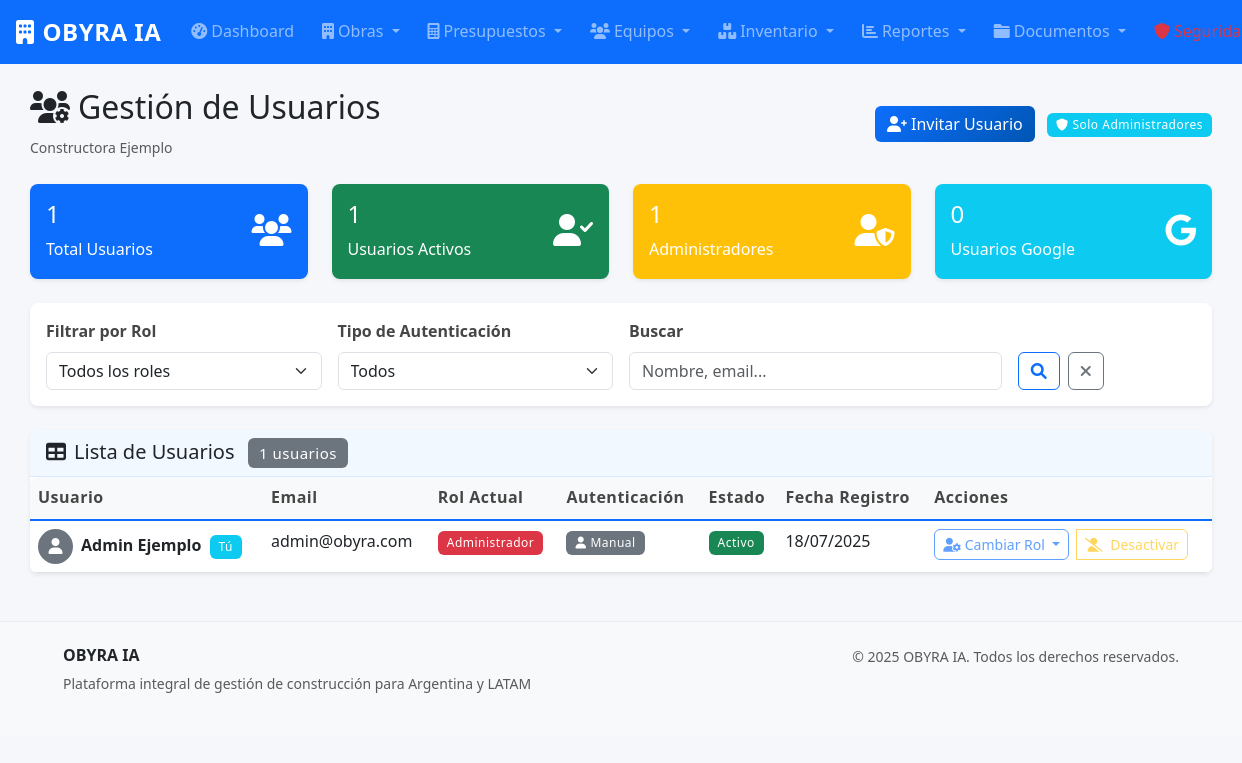
/auth/usuarios (signed in), run on the app's committed database.
### models.py (models this page shows, shortened)
class Organizacion(db.Model):
    __tablename__ = 'organizaciones'
    id = db.Column(db.Integer, primary_key=True)
    nombre = db.Column(db.String(200), nullable=False)
    fecha_creacion = db.Column(db.DateTime, default=datetime.utcnow)
    token_invitacion = db.Column(db.String(36), unique=True, nullable=False, default=lambda: str(uuid.uuid4()))
    activa = db.Column(db.Boolean, default=True)
    usuarios = db.relationship('Usuario', back_populates='organizacion', lazy='dynamic')
    obras = db.relationship('Obra', back_populates='organizacion', lazy='dynamic')
    inventario = db.relationship('ItemInventario', back_populates='organizacion', lazy='dynamic')
    presupuestos = db.relationship('Presupuesto', lazy='dynamic')

class Usuario(UserMixin, db.Model):
    __tablename__ = 'usuarios'
    id = db.Column(db.Integer, primary_key=True)
    nombre = db.Column(db.String(100), nullable=False)
    apellido = db.Column(db.String(100), nullable=False)
    email = db.Column(db.String(120), unique=True, nullable=False)
    telefono = db.Column(db.String(20))
    password_hash = db.Column(db.String(256), nullable=True)  # Nullable para usuarios de Google
    rol = db.Column(db.String(20), nullable=False, default='operario')  # administrador, tecnico, operario
    activo = db.Column(db.Boolean, default=True)
    auth_provider = db.Column(db.String(20), nullable=False, default='manual')  # manual, google
    google_id = db.Column(db.String(100), nullable=True)  # ID de Google para usuarios OAuth
    profile_picture = db.Column(db.String(500), nullable=True)  # URL de imagen de perfil de Google
    created_at = db.Column(db.DateTime, default=datetime.utcnow)
    fecha_creacion = db.Column(db.DateTime, default=datetime.utcnow)
    organizacion_id = db.Column(db.Integer, db.ForeignKey('organizaciones.id'), nullable=False)
    organizacion = db.relationship('Organizacion', back_populates='usuarios')
    obras_asignadas = db.relationship('AsignacionObra', back_populates='usuario', lazy='dynamic')
    registros_tiempo = db.relationship('RegistroTiempo', back_populates='usuario', lazy='dynamic')
    @property
    def nombre_completo(self):
        return f"{self.nombre} {self.apellido}"
    def puede_acceder_modulo(self, modulo):
        permisos = {
            'administrador': ['obras', 'presupuestos', 'equipos', 'inventario', 'reportes', 'asistente', 'cotizacion', 'documentos', 'seguridad'],
            'tecnico': ['obras', 'presupuestos', 'inventario', 'reportes', 'asistente', 'cotizacion', 'documentos', 'seguridad'],
            'operario': ['obras', 'inventario', 'asistente', 'documentos']
        }
        return modulo in permisos.get(self.rol, [])

### auth.py (the view, shortened to what this page needs)
@auth_bp.route('/usuarios')
@login_required
def usuarios_admin():
    if current_user.rol != 'administrador':
        flash('No tienes permisos para acceder a la gestión de usuarios.', 'danger')
        return redirect(url_for('asistente.dashboard'))
    rol_filtro = request.args.get('rol', '')
    auth_provider_filtro = request.args.get('auth_provider', '')
    buscar = request.args.get('buscar', '')
    query = Usuario.query.filter_by(organizacion_id=current_user.organizacion_id)
    if rol_filtro:
        query = query.filter(Usuario.rol == rol_filtro)
    if auth_provider_filtro:
        query = query.filter(Usuario.auth_provider == auth_provider_filtro)
    usuarios = query.order_by(Usuario.apellido, Usuario.nombre).all()
    total_usuarios = Usuario.query.filter_by(organizacion_id=current_user.organizacion_id).count()
    usuarios_activos = Usuario.query.filter_by(organizacion_id=current_user.organizacion_id, activo=True).count()
    admins_count = Usuario.query.filter_by(organizacion_id=current_user.organizacion_id, rol='administrador').count()
    usuarios_google = Usuario.query.filter_by(organizacion_id=current_user.organizacion_id, auth_provider='google').count()
    return render_template('auth/usuarios_admin.html',
                         usuarios=usuarios,
                         total_usuarios=total_usuarios,
                         usuarios_activos=usuarios_activos,
                         admins_count=admins_count,
                         usuarios_google=usuarios_google,
                         rol_filtro=rol_filtro,
                         auth_provider_filtro=auth_provider_filtro,
                         buscar=buscar)

### app.py (called while the page is built)
@login_manager.user_loader
def load_user(user_id):
    from models import Usuario
    return Usuario.query.get(int(user_id))

### templates/auth/usuarios_admin.html (shortened to what this page needs)
{% extends "base.html" %}
{% block content %}
<div class="container-fluid mt-4">
    <div class="row">
        <div class="col-12">
            <div class="d-flex justify-content-between align-items-center mb-4">
                <div>
                    <h2><i class="fas fa-users-cog me-2"></i>Gestión de Usuarios</h2>
                    <small class="text-muted">{{ current_user.organizacion.nombre }}</small>
                </div>
                <div>
                    <a href="{{ url_for('auth.invitar_usuario') }}" class="btn btn-primary me-2">
                        <i class="fas fa-user-plus me-1"></i>Invitar Usuario
                    </a>
                    <div class="badge bg-info">
                        <i class="fas fa-shield-alt me-1"></i>Solo Administradores
                    </div>
                </div>
            </div>
        </div>
    </div>
    <div class="row mb-4">
        <div class="col-md-3">
            <div class="card bg-primary text-white">
                <div class="card-body">
                    <div class="d-flex justify-content-between">
                        <div>
                            <h4>{{ total_usuarios }}</h4>
                            <p class="mb-0">Total Usuarios</p>
                        </div>
                        <div class="align-self-center">
                            <i class="fas fa-users fa-2x"></i>
                        </div>
                    </div>
                </div>
            </div>
        </div>
        <div class="col-md-3">
            <div class="card bg-success text-white">
                <div class="card-body">
                    <div class="d-flex justify-content-between">
                        <div>
                            <h4>{{ usuarios_activos }}</h4>
                            <p class="mb-0">Usuarios Activos</p>
                        </div>
                        <div class="align-self-center">
                            <i class="fas fa-user-check fa-2x"></i>
                        </div>
                    </div>
                </div>
            </div>
        </div>
        <div class="col-md-3">
            <div class="card bg-warning text-white">
                <div class="card-body">
                    <div class="d-flex justify-content-between">
                        <div>
                            <h4>{{ admins_count }}</h4>
                            <p class="mb-0">Administradores</p>
                        </div>
                        <div class="align-self-center">
                            <i class="fas fa-user-shield fa-2x"></i>
                        </div>
                    </div>
                </div>
            </div>
        </div>
        <div class="col-md-3">
            <div class="card bg-info text-white">
                <div class="card-body">
                    <div class="d-flex justify-content-between">
                        <div>
                            <h4>{{ usuarios_google }}</h4>
                            <p class="mb-0">Usuarios Google</p>
                        </div>
                        <div class="align-self-center">
                            <i class="fab fa-google fa-2x"></i>
                        </div>
                    </div>
                </div>
            </div>
        </div>
    </div>
    <div class="card mb-4">
        <div class="card-body">
            <form method="GET" class="row g-3">
                <div class="col-md-3">
                    <label for="rol" class="form-label">Filtrar por Rol</label>
                    <select class="form-select" id="rol" name="rol">
                        <option value="">Todos los roles</option>
                    </select>
                </div>
                <div class="col-md-3">
                    <label for="auth_provider" class="form-label">Tipo de Autenticación</label>
                    <select class="form-select" id="auth_provider" name="auth_provider">
                        <option value="">Todos</option>
                    </select>
                </div>
                <div class="col-md-4">
                    <label for="buscar" class="form-label">Buscar</label>
                    <input type="text" class="form-control" id="buscar" name="buscar"
                           value="{{ buscar }}" placeholder="Nombre, email...">
                </div>
                <div class="col-md-2 d-flex align-items-end">
                    <button type="submit" class="btn btn-outline-primary me-2">
                        <i class="fas fa-search"></i>
                    </button>
                    <a href="{{ url_for('auth.usuarios_admin') }}" class="btn btn-outline-secondary">
                        <i class="fas fa-times"></i>
                    </a>
                </div>
            </form>
        </div>
    </div>
    <div class="card">
        <div class="card-header">
            <h5 class="mb-0">
                <i class="fas fa-table me-2"></i>Lista de Usuarios
                <span class="badge bg-secondary ms-2">{{ usuarios|length }} usuarios</span>
            </h5>
        </div>
        <div class="card-body p-0">
            <div class="table-responsive">
                <table class="table table-hover mb-0">
                    <thead class="table-dark">
                        <tr>
                            <th>Usuario</th>
                            <th>Email</th>
                            <th>Rol Actual</th>
                            <th>Autenticación</th>
                            <th>Estado</th>
                            <th>Fecha Registro</th>
                            <th>Acciones</th>
                        </tr>
                    </thead>
                    <tbody>
                        {% for usuario in usuarios %}
                        <tr>
                            <td>
                                <div class="d-flex align-items-center">
                                    {% if usuario.profile_picture %}
                                        <img src="{{ usuario.profile_picture }}" alt="Foto de perfil"
                                             class="rounded-circle me-2" width="35" height="35" style="object-fit: cover;">
                                    {% else %}
                                        <div class="bg-secondary text-white rounded-circle d-flex align-items-center justify-content-center me-2"
                                             style="width: 35px; height: 35px;">
                                            <i class="fas fa-user"></i>
                                        </div>
                                    {% endif %}
                                    <div>
                                        <strong>{{ usuario.nombre_completo }}</strong>
                                        {% if usuario.id == current_user.id %}
                                            <span class="badge bg-info ms-1">Tú</span>
                                        {% endif %}
                                    </div>
                                </div>
                            </td>
                            <td>{{ usuario.email }}</td>
                            <td>
                                <span class="badge bg-{{ 'danger' if usuario.rol == 'administrador' else 'primary' if usuario.rol == 'tecnico' else 'success' }}">
                                    {{ usuario.rol.replace('_', ' ').title() }}
                                </span>
                            </td>
                            <td>
                                {% if usuario.auth_provider == 'google' %}
                                    <span class="badge bg-warning text-dark">
                                        <i class="fab fa-google me-1"></i>Google
                                    </span>
                                {% else %}
                                    <span class="badge bg-secondary">
                                        <i class="fas fa-user me-1"></i>Manual
                                    </span>
                                {% endif %}
                            </td>
                            <td>
                                <span class="badge bg-{{ 'success' if usuario.activo else 'secondary' }}">
                                    {{ 'Activo' if usuario.activo else 'Inactivo' }}
                                </span>
                            </td>
                            <td>{{ usuario.fecha_creacion.strftime('%d/%m/%Y') }}</td>
                            <td>
                                <div class="btn-group" role="group">
                                    <div class="dropdown me-2">
                                        <button class="btn btn-sm btn-outline-primary dropdown-toggle"
                                                type="button" id="dropdownRol{{ usuario.id }}"
                                                data-bs-toggle="dropdown"
                                                {{ 'disabled' if usuario.id == current_user.id else '' }}>
                                            <i class="fas fa-user-cog me-1"></i>Cambiar Rol
                                        </button>
                                    </div>
                                    <button class="btn btn-sm btn-outline-{{ 'warning' if usuario.activo else 'success' }}"
                                            onclick="toggleUsuario({{ usuario.id }}, {{ 'false' if usuario.activo else 'true' }})"
                                            {{ 'disabled' if usuario.id == current_user.id else '' }}>
                                        <i class="fas fa-{{ 'user-slash' if usuario.activo else 'user-check' }} me-1"></i>
                                        {{ 'Desactivar' if usuario.activo else 'Activar' }}
                                    </button>
                                </div>
                            </td>
                        </tr>
                        {% endfor %}
                    </tbody>
                </table>
            </div>
        </div>
    </div>
</div>
{% endblock %}

### static/css/style.css (style rules this page uses)
:root { --primary-color: #0d6efd; --secondary-color: #6c757d; --success-color: #198754; --warning-color: #ffc107; --danger-color: #dc3545; --info-color: #0dcaf0; --dark-color: #212529; --light-color: #f8f9fa; --construction-orange: #ff6900; --construction-yellow: #ffb000; --construction-blue: #003f5c; --construction-gray: #464646; --shadow-sm: 0 0.125rem 0.25rem rgba(0, 0, 0, 0.075); --shadow: 0 0.5rem 1rem rgba(0, 0, 0, 0.15); --shadow-lg: 0 1rem 3rem rgba(0, 0, 0, 0.175); --border-radius: 0.375rem; --border-radius-lg: 0.5rem; --border-radius-xl: 1rem; }
body { font-family: 'Segoe UI', Tahoma, Geneva, Verdana, sans-serif; line-height: 1.6; color: var(--dark-color); background-color: #f5f7fa; margin: 0; padding: 0; }
html { margin: 0; padding: 0; }
* { box-sizing: border-box; }
.container-fluid { padding-left: 15px; padding-right: 15px; }
.card { border: none; border-radius: var(--border-radius-lg); box-shadow: var(--shadow-sm); transition: all 0.3s ease; }
.card-header { background-color: rgba(var(--bs-primary-rgb), 0.05); border-bottom: 1px solid rgba(var(--bs-primary-rgb), 0.1); border-radius: var(--border-radius-lg) var(--border-radius-lg) 0 0 !important; font-weight: 600; }
.btn { border-radius: var(--border-radius); font-weight: 500; transition: all 0.3s ease; position: relative; overflow: hidden; }
.btn-primary { background: linear-gradient(135deg, var(--primary-color) 0%, #0056b3 100%); border: none; }
.form-control, .form-select { border-radius: var(--border-radius); border: 1px solid #dee2e6; transition: all 0.3s ease; }
.form-label { font-weight: 600; color: var(--construction-gray); margin-bottom: 0.5rem; }
.badge { font-weight: 500; letter-spacing: 0.5px; padding: 0.5em 0.75em; border-radius: var(--border-radius); }
.table { border-radius: var(--border-radius-lg); overflow: hidden; }
.table thead th { background-color: var(--light-color); border-bottom: 2px solid var(--primary-color); font-weight: 600; color: var(--construction-gray); letter-spacing: 0.5px; }

### data on the page
Organizacion: organizacion.nombre "Constructora Ejemplo"
Usuario: nombre_completo "Admin Ejemplo", shows "Tú", email "admin@obyra.com", rol.replace "Administrador", auth_provider "manual" (drawn), activo "Activo", fecha_creacion "18/07/2025", activo "Desactivar"

### other printed values
{{ total_usuarios }} "1"
{{ usuarios_activos }} "1"
{{ admins_count }} "1"
{{ usuarios_google }} "0"
{{ usuarios|length }} "1"
